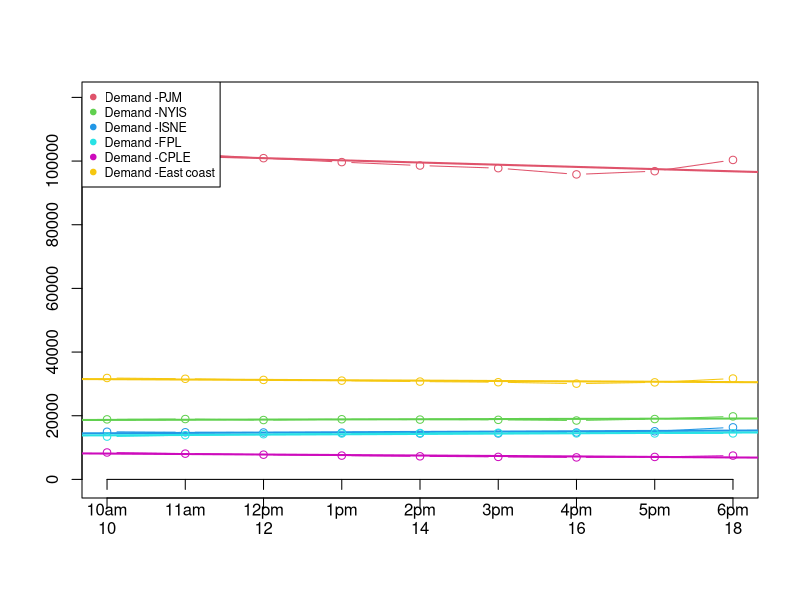

Reproduce this figure in R.
library(lubridate)
library(reshape2)
library(plyr)

A <- read.delim('Exc2/table.tsv')
A$DateTime <- as.POSIXct( A$megawatthours, tz = "EST", "%H:%M EST %m/%d/%Y" )

D <- A[ order(A$DateTime), ]

# fill the columns of the regions with the region name
D$BPAT <- "BPAT"
D$CISO <- "CISO"
D$CPLE <- "CPLE"
D$ERCO <- "ERCO"
D$FPL <- "FPL"
D$ISNE <- "ISNE"
D$MISO <- "MISO"
D$NYIS <- "NYIS"
D$PACW <- "PACW"
D$PJM <- "PJM"
D$United.States.Lower.48..region. <- "United.States.Lower.48..region."

# create a data frame for each region
BPAT <- D[, c('DateTime', 'BPAT', 'Demand', 'Net.generation')]
# standarize column names
colnames(BPAT) <- c('DateTime', 'Region', 'Demand', 'Net.generation')
CISO <- D[, c('DateTime', 'CISO', 'Demand.1', 'Net.generation.1')]
# standarize column names
colnames(CISO) <- c('DateTime', 'Region', 'Demand', 'Net.generation')
CPLE <- D[, c('DateTime', 'CPLE', 'Demand.2', 'Net.generation.2')]
# standarize column names
colnames(CPLE) <- c('DateTime', 'Region', 'Demand', 'Net.generation')
ERCO <- D[, c('DateTime', 'ERCO', 'Demand.3', 'Net.generation.3')]
# standarize column names
colnames(ERCO) <- c('DateTime', 'Region', 'Demand', 'Net.generation')
FPL <- D[, c('DateTime', 'FPL', 'Demand.4', 'Net.generation.4')]
# standarize column names
colnames(FPL) <- c('DateTime', 'Region', 'Demand', 'Net.generation')
ISNE <- D[, c('DateTime', 'ISNE', 'Demand.5', 'Net.generation.5')]
# standarize column names
colnames(ISNE) <- c('DateTime', 'Region', 'Demand', 'Net.generation')
MISO <- D[, c('DateTime', 'MISO', 'Demand.6', 'Net.generation.6')]
# standarize column names
colnames(MISO) <- c('DateTime', 'Region', 'Demand', 'Net.generation')
NYIS <- D[, c('DateTime', 'NYIS', 'Demand.7', 'Net.generation.7')]
# standarize column names
colnames(NYIS) <- c('DateTime', 'Region', 'Demand', 'Net.generation')
PACW <- D[, c('DateTime', 'PACW', 'Demand.8', 'Net.generation.8')]
# standarize column names
colnames(PACW) <- c('DateTime', 'Region', 'Demand', 'Net.generation')
PJM <- D[, c('DateTime', 'PJM', 'Demand.9', 'Net.generation.9')]
# standarize column names
colnames(PJM) <- c('DateTime', 'Region', 'Demand', 'Net.generation')
United.States.Lower.48..region. <- D[, c('DateTime', 'United.States.Lower.48..region.', 'Demand.10', 'Net.generation.10')]
# standarize column names
colnames(United.States.Lower.48..region.) <- c('DateTime', 'Region', 'Demand', 'Net.generation')

# stack them one above the other
electricity_fact_table <- rbind(BPAT, CISO, CPLE, ERCO, FPL, ISNE, MISO, NYIS, PACW, PJM, United.States.Lower.48..region.)

# drop Net.generation column
electricity_fact_table <- electricity_fact_table[, c('DateTime', 'Region', 'Demand')]
#add hour column
electricity_fact_table$Hour <- hour(electricity_fact_table$DateTime)


#add hour column
tmp <- electricity_fact_table
tmp$Hour <- hour(tmp$DateTime)
#drop duplicates
tmp <- tmp[!duplicated(tmp), ]
#drop DateTime column
tmp <- tmp[, c('Hour', 'Region', 'Demand')]
# fill NA with 0
tmp[is.na(tmp)] <- 0
# make E 2d cube with hour and region, use tapply to take mean of demand for each hour and region
east_demand_cube <- tapply(tmp$Demand, list(tmp$Hour, tmp$Region), mean)

# dice the cube to hours 10 to 18 and the regions JM, NYIS, ISNE, FPL, CPLE
dice.east_demand_cube <- east_demand_cube[11:19, c('PJM', 'NYIS', 'ISNE', 'FPL', 'CPLE')]

# create an empty plot
plot(1, type="n", xlab="", ylab="", xlim = c(10,18), ylim=c(-1000, 120000))
# below the x axis put the hour name with am or pm
axis(1, at=10:18, labels=c("10am", "11am", "12pm", "1pm", "2pm", "3pm", "4pm", "5pm", "6pm"),pos=0)

LM <- list()
#for each row in east_demand plot a line
for (i in 1:ncol(dice.east_demand_cube)) {
    DF <- data.frame (  Time = 10:18,Demand = dice.east_demand_cube[ , i ] )
    # fill NA with 0
    DF[ is.na(DF) ] <- 0
    # plot
    lines( DF, col = i+1, type = 'b' )
    # linear fit
    LM[[ i ]] <- lm( Demand ~ Time, data = DF)
    a <- coef(LM[[ i ]])[1]
    b <- coef(LM[[ i ]])[2]
    abline(a, b, col = i+1, lw =2)
}


# calculate the overall mean and its regression
DF <- data.frame (  Time = 10:18,Demand = rowMeans(dice.east_demand_cube[ , 1:ncol(dice.east_demand_cube)] ) )
# fill NA with 0
DF[ is.na(DF) ] <- 0
# plot
lines( DF, col = 7, type = 'b' )
# linear fit
LM[[ 1 ]] <- lm( Demand ~ Time, data = DF)
a <- coef(LM[[ 1 ]])[1]
b <- coef(LM[[ 1 ]])[2]
abline(a, b, col = 7, lw =2)


regions <- c('PJM', 'NYIS', 'ISNE', 'FPL', 'CPLE' , 'East coast')
legend( 'topleft', col = 2:7, pch = 19,
        legend = sapply(regions, function(x) paste0('Demand -',x) ),cex = 0.75)

#
#
# # get the demand for the next Regions PJM, NYIS, ISNE, FPL, CPLE
# dice.east_demand <- electricity_fact_table[electricity_fact_table$Region %in% c('PJM', 'NYIS', 'ISNE', 'FPL', 'CPLE') &(electricity_fact_table$Hour >= 10 & electricity_fact_table$Hour <= 18), ]
# # drop net generation and DateTime columns
# dice.east_demand <- dice.east_demand[, c('DateTime', 'Region', 'Demand', 'Hour')]
#
#
# # drop duplicates
# dice.east_demand <- dice.east_demand[!duplicated(dice.east_demand), ]
# dice.east_demand[is.na(dice.east_demand)] <- 0
#
#
# #aggragate by identical hours, for each region
# dice.east_demand <- aggregate(dice.east_demand, by=list(dice.east_demand$Hour, dice.east_demand$Region), FUN=mean)
#
# # fill NA with 0
# dice.east_demand[is.na(dice.east_demand)] <- 0
#
# # drop hour and region columns
# dice.east_demand <- dice.east_demand[, c("Group.1", "Group.2", 'Demand')]
#
# # rename columns
# colnames(dice.east_demand) <- c('Hour', 'Region', 'Demand')
#
# # make it a 2d cube
# dice.east_demand <- dcast(dice.east_demand, Hour ~ Region, value.var = "Demand")
#
# # create an empty plot for the heatmap
# plot(1, type="n", xlab="", ylab="", xlim = c(10,18), ylim=c(-1000, 120000))
#
# #for each row in east_demand plot a line
# for (i in 2:ncol(dice.east_demand)) {
#     DF <- data.frame (  Time = 10:18,Demand = dice.east_demand[ , i ] )
#     # fill NA with 0
#     DF[ is.na(DF) ] <- 0
#     # plot
#     lines( DF, col = i, type = 'b' )
#     # linear fit
#     LM[[ i-1 ]] <- lm( Demand ~ Time, data = DF)
#     a <- coef(LM[[ i-1 ]])[1]
#     b <- coef(LM[[ i-1 ]])[2]
#     abline(a, b, col = i, lw =2)
# }
#
# # calculate the overall mean and its regression
# DF <- data.frame (  Time = 10:18,Demand = rowMeans(dice.east_demand[ , 2:ncol(dice.east_demand)] ) )
# # fill NA with 0
# DF[ is.na(DF) ] <- 0
# # plot
# lines( DF, col = 1, type = 'b' )
# # linear fit
# LM[[ 1 ]] <- lm( Demand ~ Time, data = DF)
# a <- coef(LM[[ 1 ]])[1]
# b <- coef(LM[[ 1 ]])[2]
# abline(a, b, col = 1, lw =2)


xml <- 5
# library(lubridate)
#
# A <- read.delim('Exc2/table.tsv')
# A$DateTime <- as.POSIXct( A$megawatthours, tz = "EST", "%H:%M EST %m/%d/%Y" )
#
# D <- A[ order(A$DateTime), ]
# print(is.data.frame(D))
# D$Hour <- as.integer(hour(D$DateTime))
# # filter by hour, if it is between 8 and 20
# D <- D[(D$Hour >= 10 & D$Hour <= 18) ,] # | (D$Hour >= 20 | D$Hour <= 3)
#
#
# # get the demand for the next Regions JM, NYIS, ISNE, FPL, CPLE
# C <- with(D, cbind(  Demand.2,Demand.4, Demand.5,
#                     Demand.7 , Demand.9 , Hour))
# C <- as.data.frame(C)
# # aggregate by identical hours
# C <- aggregate(C, by=list(C$Hour), FUN=mean)
# # mean values
# M <- list( Demand.2 = NA, Demand.4 = NA, Demand.5 = NA,
#            Demand.7 = NA, Demand.9 = NA )
#
# # standard deviations
# S <- list( Demand.2 = NA, Demand.4 = NA, Demand.5 = NA,
#            Demand.7 = NA, Demand.9 = NA )
# # linear fit
# LM <- list( Demand.2 = NA, Demand.4 = NA, Demand.5 = NA,
#             Demand.7 = NA, Demand.9 = NA )
#
# # create an empty plot
# plot(1, type="n", xlab="", ylab="", xlim = c(10,18), ylim=c(-1000, 120000))
#
# # calculate means and stdev
# demands <- seq(5) # [ -c(1,4,8) ]
# for ( i in demands ) {
#   M[[ i ]] <- mean( C[ !is.na(C[, i]) ,i ] )
#   S[[ i ]] <- sd( C[ !is.na(C[, i]), i ] )
# }
#
# MD <- list( Demand.2 = NA, Demand.4 = NA, Demand.5 = NA,
#             Demand.7 = NA, Demand.9 = NA )
#
#
#
#
# # scale and center the consumption series (normalize)
# norm.C <- t( (t(C) - unlist(M)) / unlist(S) )
# print(norm.C)
#
# demands <- 2:6
# for ( i in demands ) {
#   # rearrange in a new, temporary dataframe
#   DF <- data.frame ( Time = 10:18, Demand = C[ , i ] )
#   # fill NA with 0
#   DF[ is.na(DF) ] <- 0
#   # plot
#   lines( DF, col = i, type = 'b' )
#   # linear fit
#   LM[[ i-1 ]] <- lm( Demand ~ Time, data = DF)
#   a <- coef(LM[[ i-1 ]])[1]
#   b <- coef(LM[[ i-1 ]])[2]
#   #abline(a, b, col = i, lw =2)
# }
# legend( 'bottomleft', col = demands, pch = 19,
#         legend = sapply(demands, function(x) paste0('Demand.',x) ))
#
# # mean regression line
# lm.df <- sapply(LM, function(c) coef(c))
# n <- dim(lm.df)[2]
# tot <- rowSums(lm.df)
# a <- tot[1] / n
# b <- tot[2] / n
#
# # plot the mean regression line
# abline(a, b, col = 'black', lw = 4, lt = 2)
# time.min <- "10:00"
# time.max <- "18:00"
# title(paste0("Normalized demand over " , time.min, '-', time.max) )
#
#
#
#
# xml <- 5